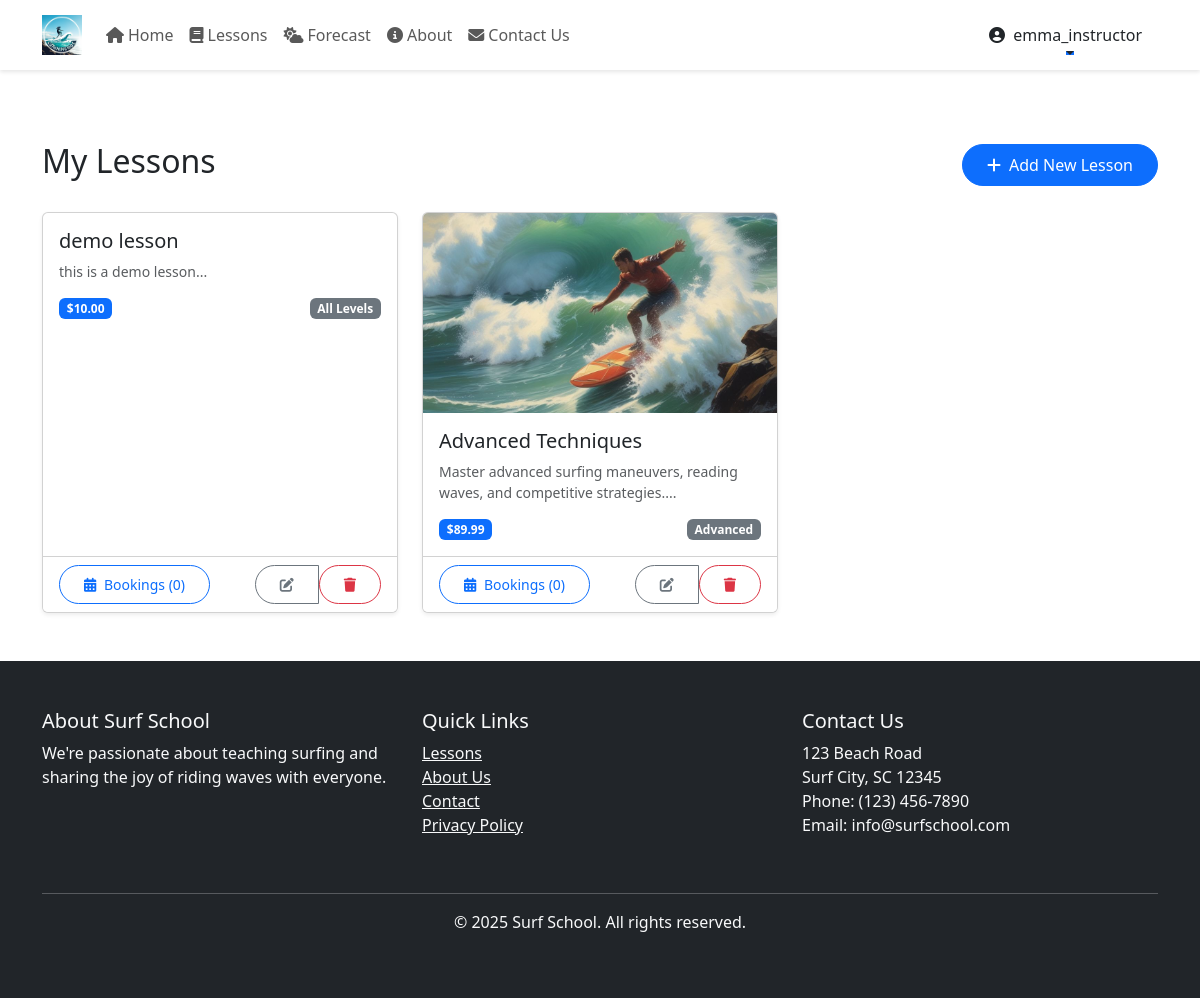
/instructor/my-lessons.php (signed in), run on the app's committed database.
### tables this page shows
CREATE TABLE IF NOT EXISTS `lessons` (
  `id` int NOT NULL AUTO_INCREMENT,
  `title` varchar(255) NOT NULL,
  `description` text NOT NULL,
  `price` decimal(10,2) NOT NULL,
  `instructor_id` int NOT NULL,
  `level` varchar(50) NOT NULL DEFAULT 'Beginner',
  `duration` int NOT NULL DEFAULT '60',
  `max_students` int NOT NULL DEFAULT '5',
  `lesson_image` varchar(255) DEFAULT NULL,
  `is_active` tinyint(1) DEFAULT '1',
  `created_at` timestamp NULL DEFAULT CURRENT_TIMESTAMP,
  PRIMARY KEY (`id`),
  KEY `instructor_id` (`instructor_id`),
  CONSTRAINT `lessons_ibfk_1` FOREIGN KEY (`instructor_id`) REFERENCES `users` (`id`) ON DELETE RESTRICT
);

### instructor/my-lessons.php (the view, shortened to what this page needs)
<?php
require_once '../config/database.php';
$stmt = $pdo->prepare("
    SELECT l.*,
           COUNT(b.id) as booking_count,
           GROUP_CONCAT(DISTINCT b.booking_date ORDER BY b.booking_date ASC) as upcoming_dates
    FROM lessons l
    LEFT JOIN bookings b ON l.id = b.lesson_id AND b.booking_date >= CURDATE()
    WHERE l.instructor_id = ?
    GROUP BY l.id
    ORDER BY l.created_at DESC
");
$stmt->execute([$_SESSION['user_id']]);
$lessons = $stmt->fetchAll();
include '../includes/header.php';
include '../includes/navbar.php';
?>
<div class="container mt-5 pt-4">
    <div class="row">
        <div class="col-12">
            <div class="d-flex justify-content-between align-items-center mb-4">
                <h2>My Lessons</h2>
                <a href="add-lesson.php" class="btn btn-primary">
                    <i class="fas fa-plus me-2"></i>Add New Lesson
                </a>
            </div>
            <?php if (empty($lessons)): ?>
                <div class="card">
                    <div class="card-body text-center py-5">
                        <i class="fas fa-book fa-3x text-muted mb-3"></i>
                        <h5>No Lessons Found</h5>
                        <p class="text-muted">You haven't created any lessons yet.</p>
                        <a href="add-lesson.php" class="btn btn-primary">Create Your First Lesson</a>
                    </div>
                </div>
            <?php else: ?>
                <div class="row g-4">
                    <?php foreach ($lessons as $lesson): ?>
                        <div class="col-md-6 col-lg-4">
                            <div class="card h-100 shadow-sm">
                                <?php if ($lesson['lesson_image']): ?>
                                    <img src="/uploads/lesson_images/<?php echo htmlspecialchars($lesson['lesson_image']); ?>"
                                        class="card-img-top"
                                        style="height: 200px; object-fit: cover;"
                                        alt="<?php echo htmlspecialchars($lesson['title']); ?>">
                                <?php endif; ?>
                                <div class="card-body">
                                    <h5 class="card-title"><?php echo htmlspecialchars($lesson['title']); ?></h5>
                                    <p class="card-text text-muted small">
                                        <?php echo substr(htmlspecialchars($lesson['description']), 0, 100) . '...'; ?>
                                    </p>
                                    <div class="d-flex justify-content-between align-items-center">
                                        <span class="badge bg-primary">$<?php echo number_format($lesson['price'], 2); ?></span>
                                        <span class="badge bg-secondary"><?php echo htmlspecialchars($lesson['level']); ?></span>
                                    </div>
                                </div>
                                <div class="card-footer bg-white">
                                    <div class="d-flex justify-content-between align-items-center">
                                        <a href="view-bookings.php?lesson_id=<?php echo $lesson['id']; ?>"
                                            class="btn btn-outline-primary btn-sm">
                                            <i class="fas fa-calendar-alt me-1"></i>
                                            Bookings (<?php echo $lesson['booking_count']; ?>)
                                        </a>
                                        <div class="btn-group">
                                            <a href="edit-lesson.php?id=<?php echo $lesson['id']; ?>"
                                                class="btn btn-outline-secondary btn-sm">
                                                <i class="fas fa-edit"></i>
                                            </a>
                                            <form action="" method="POST" class="d-inline"
                                                onsubmit="return confirm('Are you sure you want to delete this lesson?');">
                                                <button type="submit" name="delete_lesson"
                                                    class="btn btn-outline-danger btn-sm">
                                                    <i class="fas fa-trash"></i>
                                                </button>
                                            </form>
                                        </div>
                                    </div>
                                </div>
                            </div>
                        </div>
                    <?php endforeach; ?>
                </div>
            <?php endif; ?>
        </div>
    </div>
</div>
<?php include '../includes/footer.php'; ?>

### includes/header.php (style rules this page uses)
:root { --navbar-height: 70px; }
body { padding-top: var(--navbar-height); }

### includes/navbar.php (style rules this page uses)
.btn { border-radius: 50px; padding: 0.5rem 1.5rem; transition: all 0.3s ease; }

### data on the page
lessons: title "demo lesson", description "this is a demo lesson", price "10.00", level "All Levels", booking_count "0"
lessons: lesson_image (picture), title "Advanced Techniques", description "Master advanced surfing maneuvers, reading waves, and competitive strategies.", price "89.99", level "Advanced", booking_count "0"

### other printed values
$_SESSION['username'] "emma_instructor"
